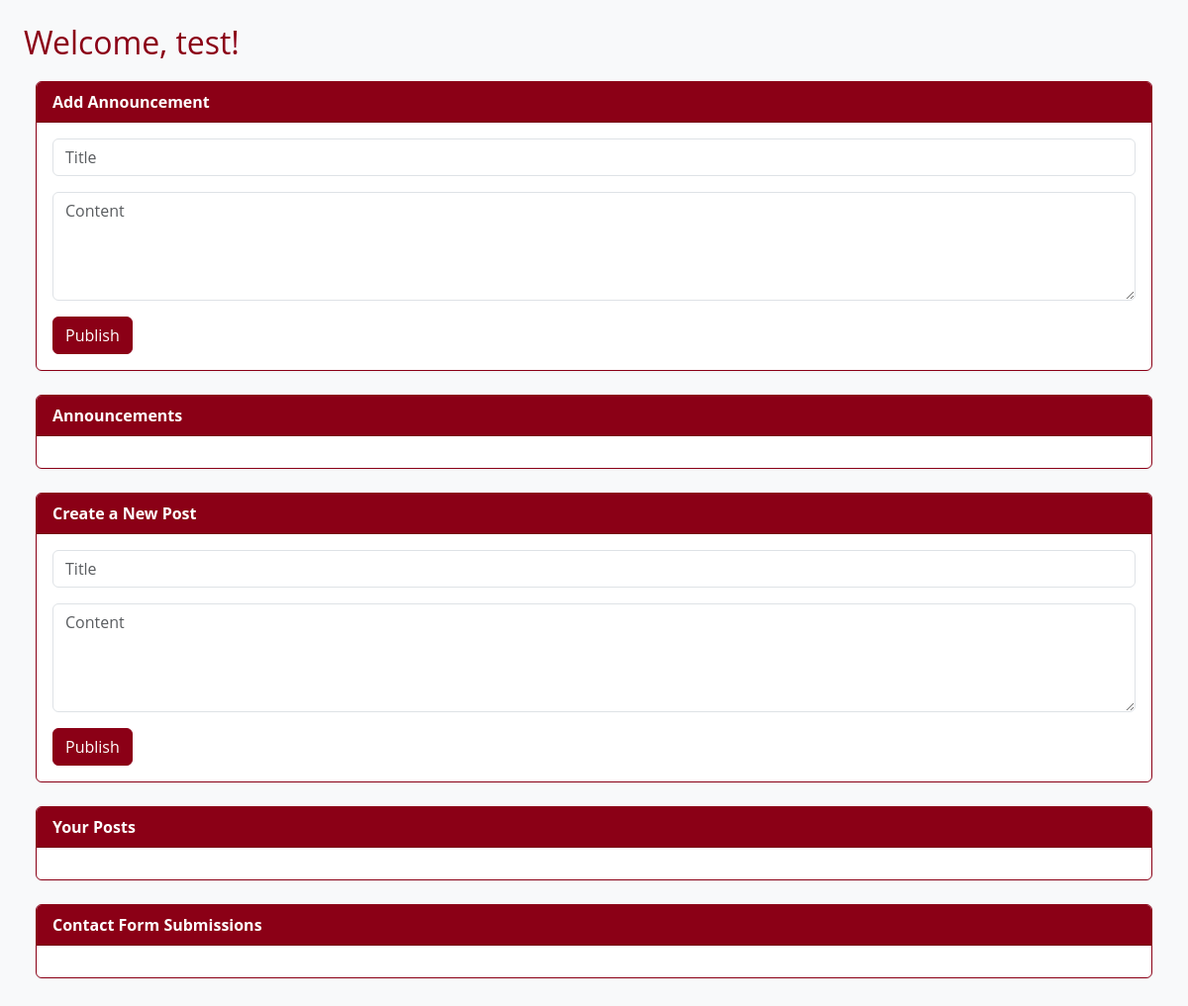
/editor (signed in), run on an earlier commit of the app's database.
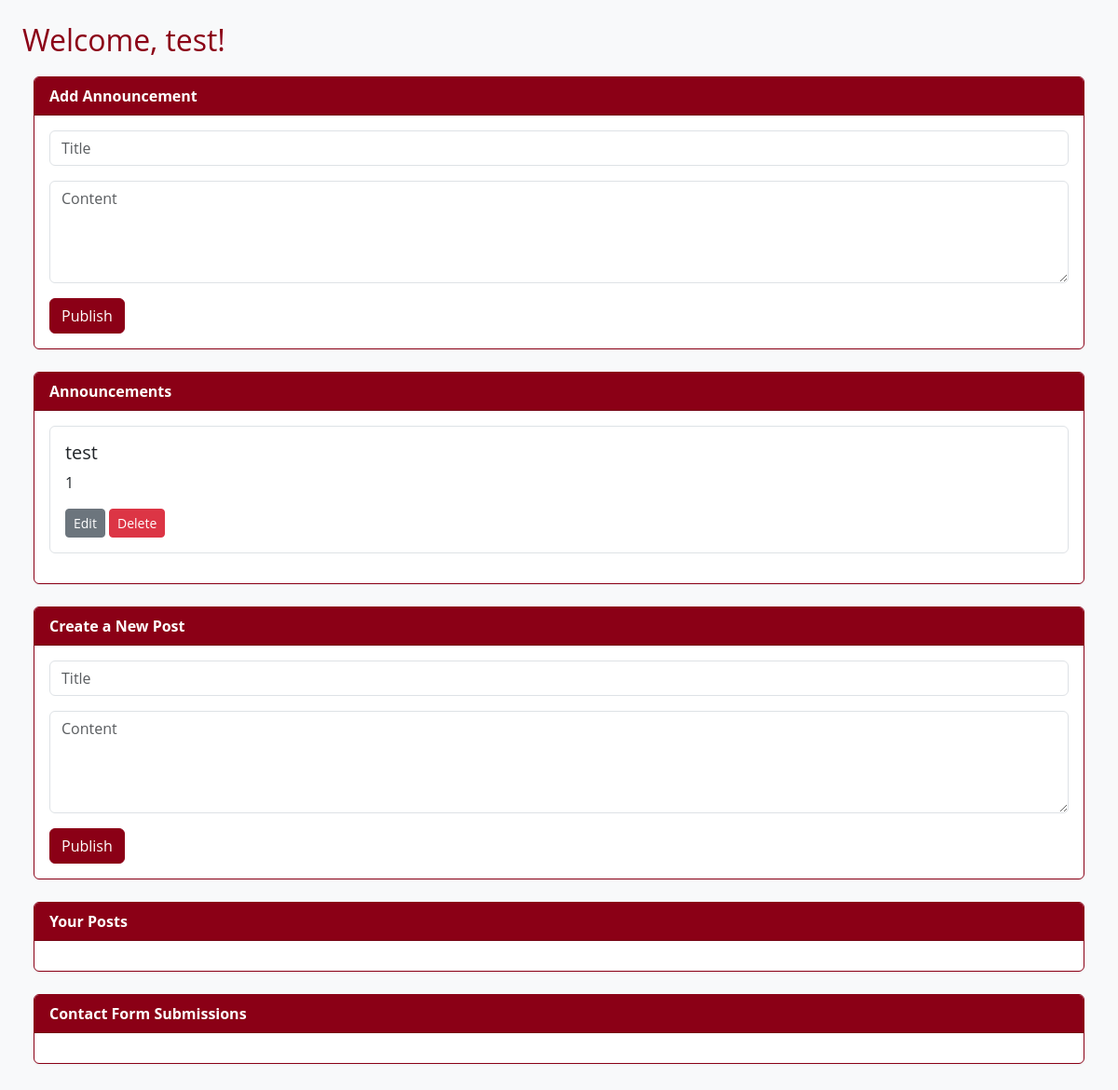
And on a later commit of the database.
### app.py (models this page shows)
class News(db.Model):
    id = db.Column(db.Integer, primary_key=True)
    title = db.Column(db.String(150), nullable=False)
    content = db.Column(db.Text, nullable=False)
    language = db.Column(db.String(5), default='en')
    title_en = db.Column(db.String(150))
    title_pt = db.Column(db.String(150))
    content_en = db.Column(db.Text)
    content_pt = db.Column(db.Text)

### app.py (the view, shortened to what this page needs)
@app.route('/editor', methods=['GET', 'POST'])
@login_required
def editor():
    if current_user.role != 'editor':
        return "Access denied", 403
    posts = Post.query.filter_by(author_id=current_user.id).order_by(Post.id.desc()).all()
    news_items = News.query.all()
    return render_template('editor.html', posts=posts, news=news_items)

### app.py (called while the page is built)
@login_manager.user_loader
def load_user(user_id):
    return User.query.get(int(user_id))

### templates/editor.html (shortened to what this page needs)
<!DOCTYPE html>
<html lang="en">
<head>
  <link rel="stylesheet" href="https://cdn.jsdelivr.net/npm/bootstrap@5.3.2/dist/css/bootstrap.min.css">
</head>
<body class="p-4">
  <h2>Welcome, {{ current_user.username }}!</h2>
  <div class="container-fluid">
    <div class="row">
      <div class="col-md-12">
        <div class="card mb-4">
          <div class="card-header">Add Announcement</div>
          <div class="card-body">
            <form method="POST" action="/add_news">
              <div class="mb-3">
                <input type="text" name="title" class="form-control" placeholder="Title" required>
              </div>
              <div class="mb-3">
                <textarea name="content" class="form-control" rows="4" placeholder="Content" required></textarea>
              </div>
              <button type="submit" class="btn btn-primary">Publish</button>
            </form>
          </div>
        </div>
        <div class="card mb-4">
          <div class="card-header">Announcements</div>
          <div class="card-body">
            {% for item in news %}
              <div class="border p-3 rounded mb-3">
                <h5>{{ item.title }}</h5>
                <p>{{ item.content }}</p>
                <form action="/edit_news/{{ item.id }}" method="GET" class="d-inline">
                  <button type="submit" class="btn btn-sm btn-secondary">Edit</button>
                </form>
                <form action="/delete_news/{{ item.id }}" method="POST" class="d-inline"
                      onsubmit="return confirm('Delete this news item?')">
                  <button type="submit" class="btn btn-sm btn-danger">Delete</button>
                </form>
              </div>
            {% endfor %}
          </div>
        </div>
        <div class="card mb-4">
          <div class="card-header">Create a New Post</div>
          <div class="card-body">
            <form method="POST" action="/admin">
              <div class="mb-3">
                <input type="text" name="title" class="form-control" placeholder="Title" required>
              </div>
              <div class="mb-3">
                <textarea name="content" class="form-control" rows="4" placeholder="Content" required></textarea>
              </div>
              <button type="submit" class="btn btn-primary">Publish</button>
            </form>
          </div>
        </div>
        <div class="card mb-4">
          <div class="card-header">Your Posts</div>
          <div class="card-body">
          </div>
        </div>
        <div class="card mb-4">
          <div class="card-header">Contact Form Submissions</div>
          <div class="card-body" id="submissionContainer">
          </div>
        </div>
      </div>
    </div>
  </div>
</body>
</html>

What changed in the data, as far as the page shows it:
added News: title "test", content "1"
